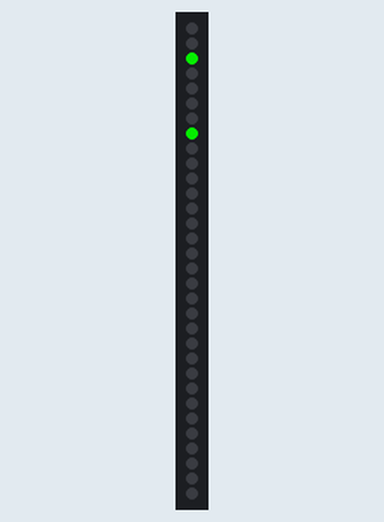
This sketch was run on a simulated Arduino Uno, built with avr-gcc and run on an emulated ATmega328P. On the bench: 1×32 RGB LED matrix (first LED top left, wired row by row). Dim RGB values are drawn brighter than linear; random numbers use the default seed unless the sketch sets one.

Above: at 0.15 s.
At 5.05 s:
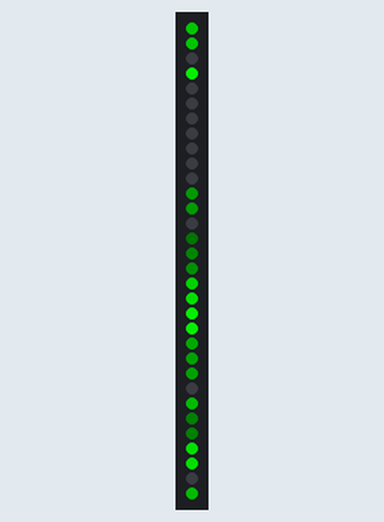
At 10.05 s:
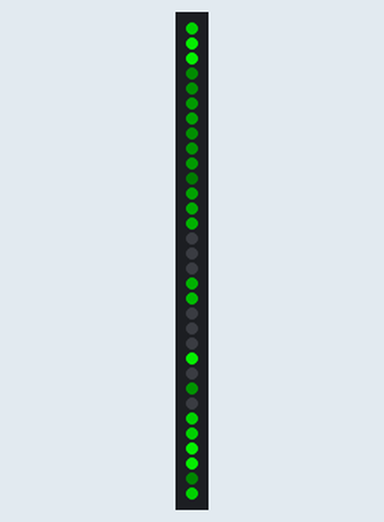
At 20.05 s:
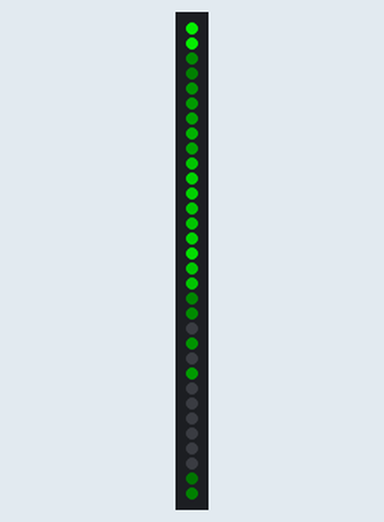
At 30.05 s:
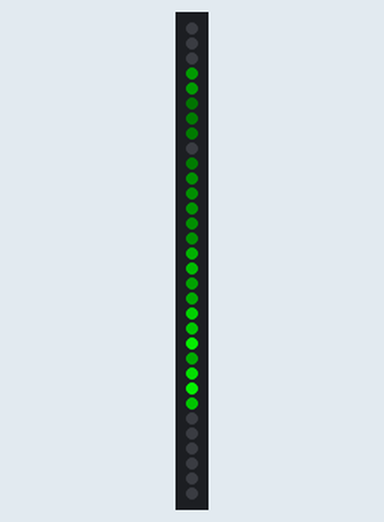
At 39.95 s:
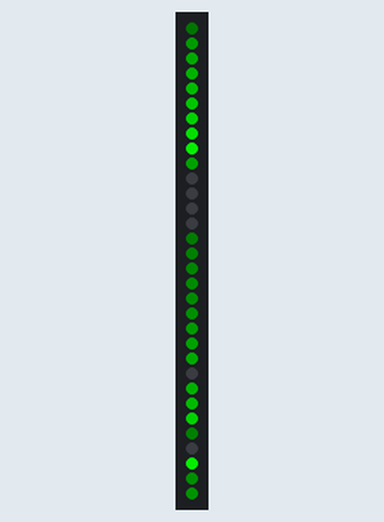

The sketch:

del_sang.ino
```cpp
//Digital Rain implementation
//fastled 16x16 matrix demo
//Yaroslaw Turbin 24.08.2020
//https://vk.com/ldirko
//https://www.reddit.com/user/ldirko/
#include "FastLED.h"
// Matrix size
#define NUM_ROWS 32
#define NUM_COLS 1
// LEDs pin
#define DATA_PIN 7
// LED brightness
#define BRIGHTNESS 255
#define NUM_LEDS NUM_ROWS * NUM_COLS
// Define the array of leds
CRGB leds[NUM_LEDS];
byte rain[NUM_LEDS];
byte counter = 1;
int speed = 1;
void setup() {
FastLED.addLeds<NEOPIXEL, DATA_PIN>(leds, NUM_LEDS);
FastLED.setBrightness(BRIGHTNESS);
raininit();
}
void loop() {
EVERY_N_MILLISECONDS(100) {
updaterain();
FastLED.show();
}
EVERY_N_MILLISECONDS(30) {
changepattern();
}
} //loop
void changepattern () {
int rand1 = random16 (NUM_LEDS);
int rand2 = random16 (NUM_LEDS);
if ((rain[rand1] == 1) && (rain[rand2] == 0) )   //simple get two random dot 1 and 0 and swap it,
{
rain[rand1] = 0;  //this will not change total number of dots
rain[rand2] = 1;
}
} //changepattern
void raininit() {                               //init array of dots. run once
for (int i = 0; i < NUM_LEDS; i++) {
if (random8(20) == 0) {
rain[i] = 1;  //random8(20) number of dots. decrease for more dots
}
else {
rain[i] = 0;
}
}
} //raininit
void updaterain() {
for (byte i = 0; i < NUM_COLS; i++) {
for (byte j = 0; j < NUM_ROWS; j++) {
byte layer = rain[XY(i, ((j + speed + random8(2) + NUM_ROWS) % NUM_ROWS))];   //fake scroll based on shift coordinate
// random8(2) add glitchy look
if (layer) {
leds[XY((NUM_COLS - 1) - i, (NUM_ROWS - 1) - j)] = CHSV(95, 255, BRIGHTNESS);
}
}
}
speed ++;
fadeToBlackBy(leds, NUM_LEDS, 40);
blurRows(leds, NUM_COLS, NUM_ROWS, 16);      //if you want
} //updaterain
uint16_t XY (uint8_t x, uint8_t y) {
return (y * NUM_COLS + x);
}
```
